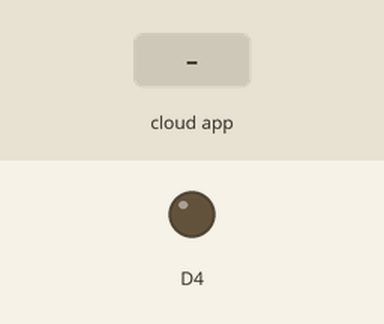
This sketch was run on a simulated ESP8266 (NodeMCU). Parts: output pins drawn as LEDs (lit = HIGH). Inputs (shaded band) come from the test bench. WiFi joins after 1.5 s; servers stay silent unless stated; no MQTT or app messages arrive unless stated; what the sketch prints to the serial monitor is not drawn.

Above: at 2.7 s.
2.8 s: the phone or cloud app sets lednodemcu to ON
At 3.3 s:
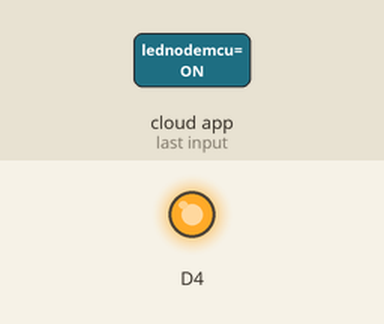
4.3 s: the phone or cloud app sets lednodemcu to OFF
At 5.5 s:
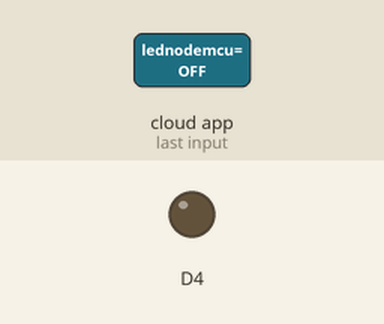
Timing chart, 0 to 7.3 s (numbered marks = the images above; inputs shaded):
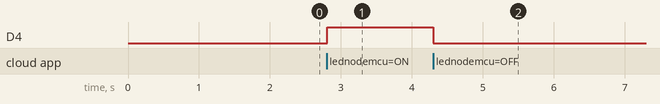

Measured:
- after the input at 2.8 s, D4: LOW → HIGH at once
- after the input at 4.3 s, D4: HIGH → LOW at once

The sketch:

midsem_practice.ino
```cpp
#include<ESP8266WiFi.h>
#include<Adafruit_MQTT.h> // HEADER FILES REQUIRED FOR ADAFRUIT MQTT
#include<Adafruit_MQTT_Client.h>

#define ssid "Naganandana"
#define pass ""
#define server "io.adafruit.com" // CLOUD SERVER
#define port 1883 // MQTT PORT NUMBER (FIXED)

#define user "naganandana" // GET FROM ADAFRUIT WEBSITE
#define key "aio_cLcw86UGvtao5BzGrxbLxgIBQvoZ"

WiFiClient client;
Adafruit_MQTT_Client mqtt(&client,server,port,user,key);
Adafruit_MQTT_Subscribe toggle = Adafruit_MQTT_Subscribe(&mqtt,user"/feeds/lednodemcu"); // TWO TOPICS:
Adafruit_MQTT_Subscribe slider = Adafruit_MQTT_Subscribe(&mqtt,user"/feeds/ledslider"); // TOGGLE AND SLIDER
void MQTT_Connect(){
     if(mqtt.connected()){
          return;
       }
     Serial.println("Connecting to MQTT...");
     int retries = 3,status; // WILL TRY TO CONNECT TO MQTT 3 TIMES.
     while((status = mqtt.connect()) != 0){
          Serial.println(mqtt.connectErrorString(status));
          Serial.println("Retrying after 5 secs....");
          delay(5000);
          retries--;
          if(retries == 0){
              while(1);   // IMP: RESET THE NODEMCU
            }
      }
      Serial.println("MQTT Connected");
  }
void setup() {
  Serial.begin(9600);
  pinMode(D4,OUTPUT);
  Serial.println("Connecting to WiFi...");
  WiFi.begin(ssid,pass);
  while(WiFi.status()!= WL_CONNECTED){ // CONNECTING TO WIFI
    Serial.print(".");
    delay(500);
    }
  Serial.println("WiFi Connected !");
  mqtt.subscribe(&toggle); // NODEMCU TRIES TO SUBSCRIBE TO TOGGLE AND SLIDER
  mqtt.subscribe(&slider);
}

void loop() {
  MQTT_Connect();
  Adafruit_MQTT_Subscribe *subscription; // CHECK OUT WHY THIS IS A POINTER
  while(subscription = mqtt.readSubscription(5000)){

       if(subscription == &toggle){
          char* data = (char*)toggle.lastread;
          Serial.println(data);
          if(strcmp(data,"ON")==0){
              digitalWrite(D4,HIGH);
              Serial.println("LED IS ON");
            }
           if(strcmp(data,"OFF")==0){
              digitalWrite(D4,LOW);
              Serial.println("LED IS OFF");
            }
        }

        if(subscription == &slider){
          int brightness = atoi((char*)slider.lastread);
          Serial.println(brightness);
          analogWrite(D4,brightness);
         }
    }
}
```
